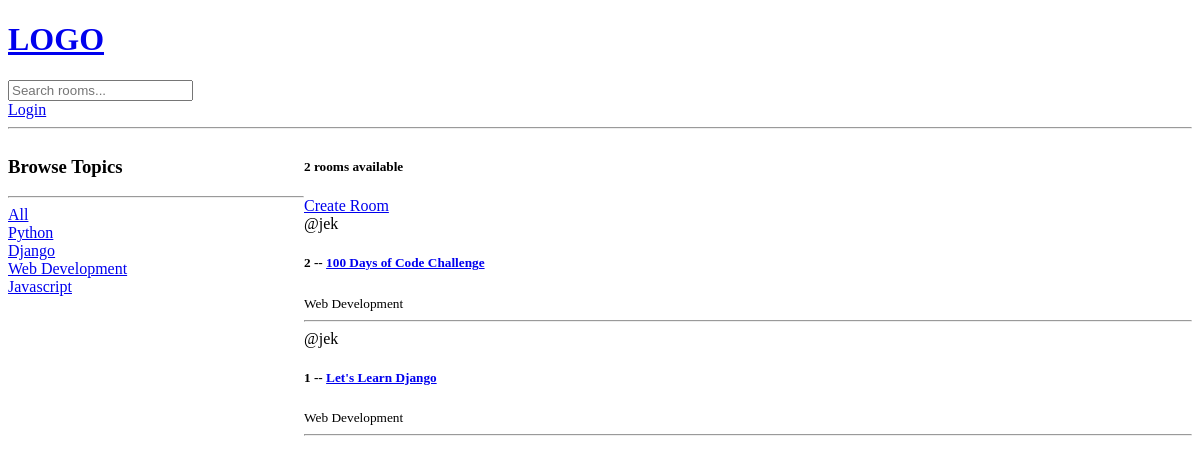
/, run on an earlier commit of the app's database.
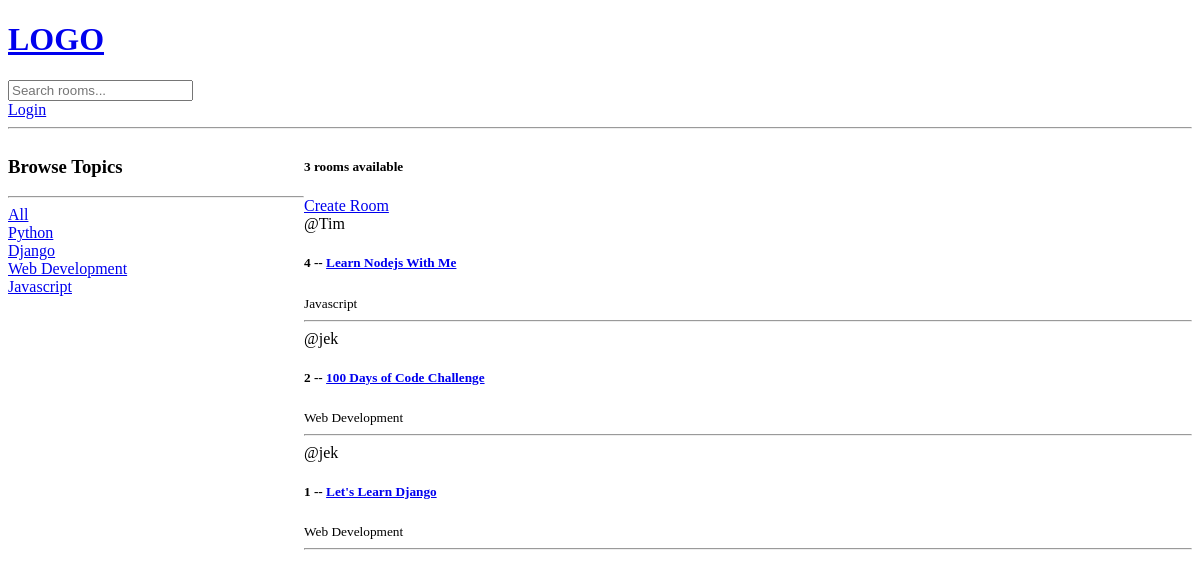
And on a later commit of the database.
### base/models.py (models this page shows, shortened)
class Topic(models.Model):
    name = models.CharField(max_length=200)

class Room(models.Model):
    host = models.ForeignKey(User, on_delete=models.SET_NULL, null=True)
    topic = models.ForeignKey(Topic, on_delete=models.SET_NULL, null=True)
    name = models.CharField(max_length=200)
    description = models.TextField(null=True, blank=True)
    updated = models.DateTimeField(auto_now=True)
    created = models.DateTimeField(auto_now_add=True)
    class Meta:
        ordering = ["-updated", "-created"]

### base/views.py (the view)
# urls.py: path("", views.home, name="home"),
def home(request):
    q = request.GET.get("q") if request.GET.get("q") != None else ""
    rooms = Room.objects.filter(Q(topic__name__icontains=q) | Q(name__icontains=q) | Q(description__icontains=q))
    topics = Topic.objects.all()
    room_count = rooms.count()
    context = {"rooms": rooms, "topics": topics, "room_count": room_count}
    return render(request, "base/home.html", context)

### base/templates/base/home.html (shortened to what this page needs)
{% extends 'main.html' %}
{% block content %}
<div class="home-container">
    <div>
        <h3>Browse Topics</h3>
        <hr>
            <div>
                <a href="{% url 'home' %}">All</a>
            </div>
        {% for topic in topics %}
            <div>
                <a href="{% url 'home' %}?q={{topic.name}}">{{topic.name}}</a>
            </div>
        {% endfor%}
    </div>
    <div>
        <h5>{{room_count}} rooms available</h5>
        <a href="{% url 'create-room' %}">Create Room</a>
        <div>
            {% for room in rooms %}
                <div>
                    <span>@{{room.host.username}}</span>
                    <h5>{{room.id}} -- <a href="{% url 'room' room.id %}">{{room.name}}</a></h5>
                    <small>{{room.topic.name}}</small>
                    <hr>
                </div>
            {% endfor %}
        </div>
    </div>
</div>
{% endblock %}

### templates/main.html (shortened to what this page needs)
<!DOCTYPE html>
<html lang="en">
  <head>
  </head>
  <body>
    {% include 'navbar.html' %}
    {% block content %}
    {% endblock %}
  </body>
</html>

### templates/navbar.html
<a href="/">
  <h1>LOGO</h1>
</a>
<form action="{% url 'home' %}" method="GET">
  <input type="text" name="q" placeholder="Search rooms...">
</form>
{% if request.user.is_authenticated %}
<p>Hello, {{request.user}}</p>
<a href="{% url 'logout' %}">Logout</a>
{% else %}
<a href="{% url 'login' %}">Login</a>
{% endif %}
<hr />

### base/templates/base/home.html (style rules this page uses)
.home-container { display: grid; grid-template-columns: 1fr 3fr; }

What changed in the data, as far as the page shows it:
added Room: host.username "Tim", id "4", name "Learn Nodejs With Me", topic.name "Javascript"
Also different on the page:
{{ room_count }}: "2" → "3"
